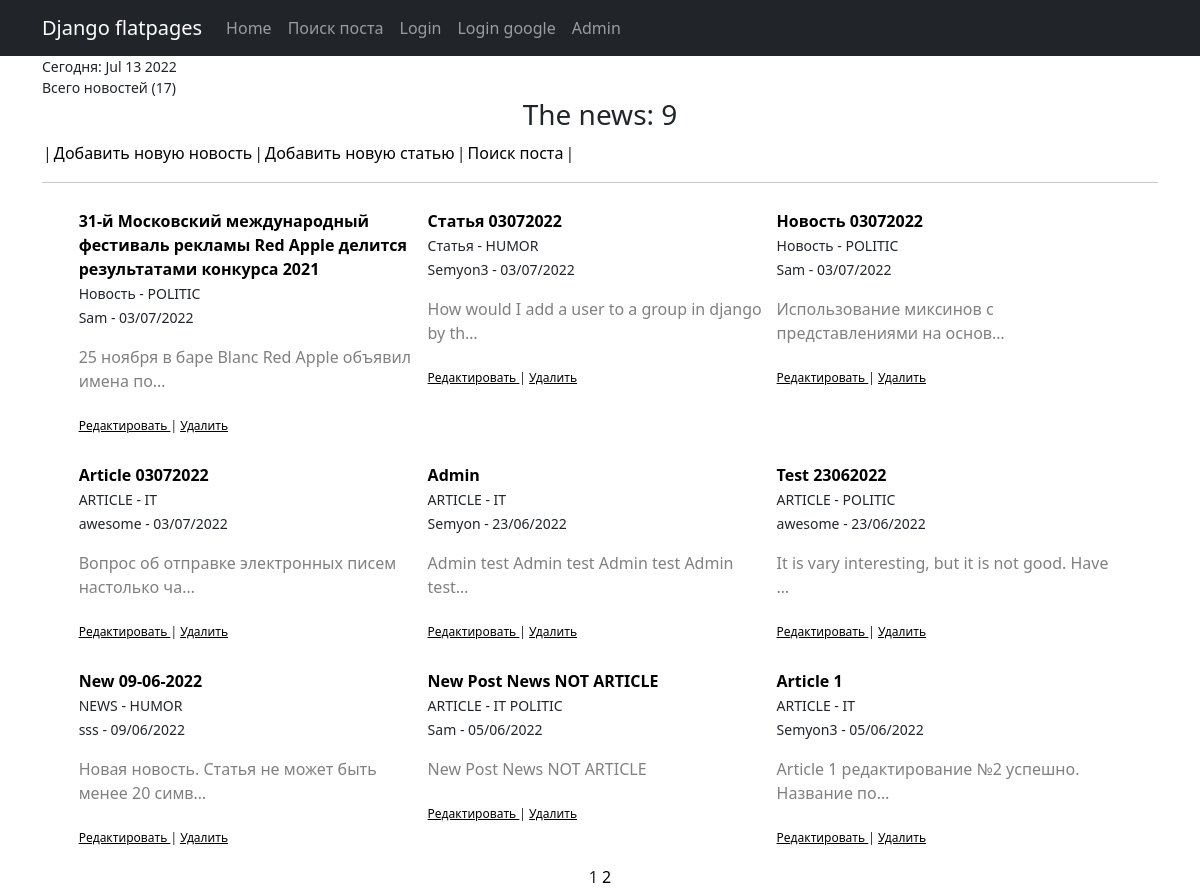
The page /news/ on the database as committed earlier.
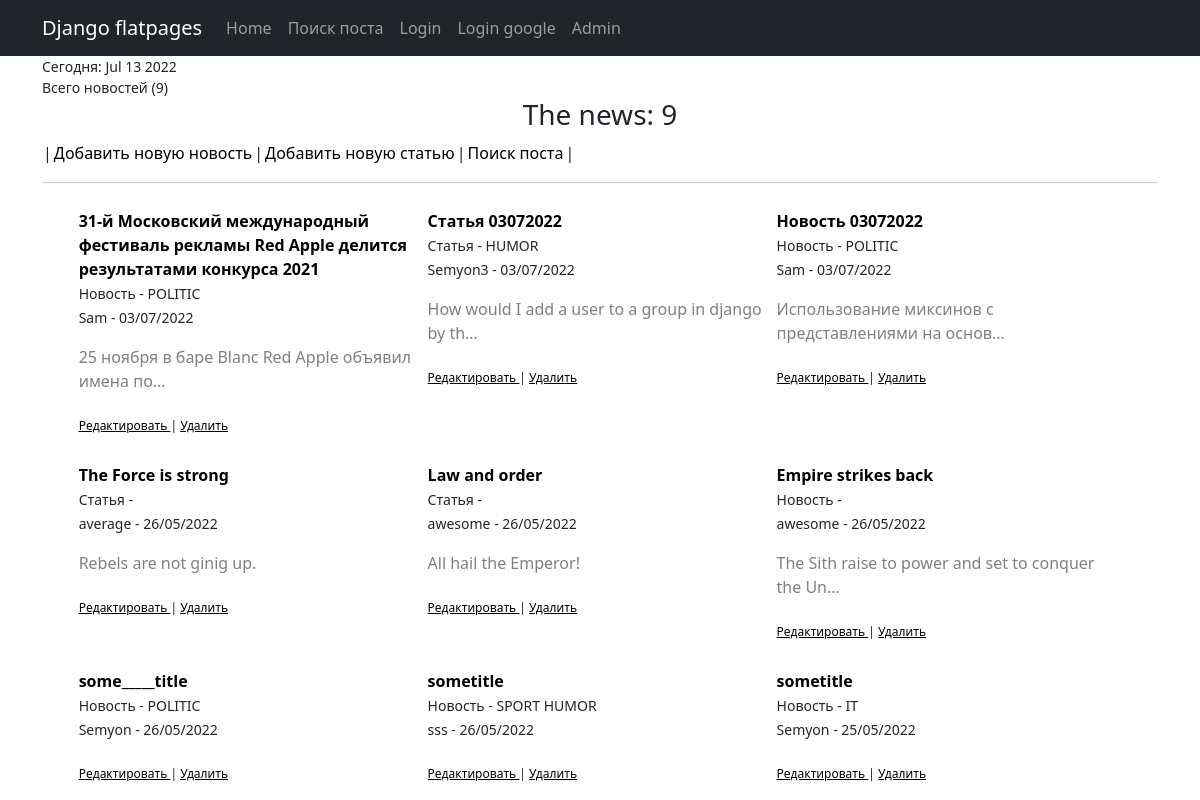
The same page on the database as committed later.
### news/models.py (models this page shows, shortened)
class Post(models.Model):
    author = models.ForeignKey(Author, on_delete=models.CASCADE)
    NEWS = 'NW'
    ARTICLE = 'AR'
    CAT_CHOICES = (
        (NEWS, 'Новость'),
        (ARTICLE, 'Статья'),
    )
    type = models.CharField(max_length=2, choices=CAT_CHOICES, default=ARTICLE)
    date = models.DateTimeField(auto_now_add=True)
    category = models.ManyToManyField(Category, through='PostCategory')
    text = models.TextField(default='')
    title = models.CharField(max_length=255)
    rating = models.SmallIntegerField(default=0)

class Category(models.Model):
    name = models.CharField(max_length=255, unique=True)
    subscribers = models.ManyToManyField(User, through='CatSub', blank=True)
    def __str__(self):
        return f'{self.name}'

class Author(models.Model):
    username = models.OneToOneField(User, on_delete=models.CASCADE)
    rating = models.SmallIntegerField(default=0)

### news/views.py (the view)
# urls.py: path('', NewsList.as_view(), name='news_list'),  # т. к. сам по себе это класс, то нам надо представить этот класс в виде view. Для этого вызываем метод as_view
class NewsList(ListView):
    model = Post  # указываем модель, объекты которой мы будем выводить
    template_name = 'news.html'  # шаблон, в котором будет лежать HTML, в котором будут все инструкции о том, как именно пользователю должны вывестись наши объекты
    context_object_name = 'news' # список объектов данной модели из БД, для дальнейшей работы с ним в html-шаблоне
    ordering = ['-date']
    paginate_by = 9  # постраничный вывод
    form_class = PostForm  # добавляем форм класс, чтобы получать доступ к форме через метод POST
    def get_context_data(self, **kwargs):
        context = super().get_context_data(**kwargs)
        context['filter'] = PostFilter(self.request.GET,
                                       queryset=super().get_queryset())  # вписываем наш фильтр в контекст
        return context

### news/templatetags/custom_filters.py (called while the page is built)
@register.filter(name='censor') # регистрируем наш фильтр под именем Censor, чтоб django понимал, что это именно фильтр, а не простая функция
def Censor(value): # первый аргумент здесь это то значение, к которому надо применить фильтр, второй аргумент — это аргумент фильтра, т. е. примерно следующее будет в шаблоне value|Censor
    STRONG_WORDS = ["php", "редиска"]
    if not isinstance(value, str):
        raise ValueError('Нельзя цензурировать не строку')
    for word in STRONG_WORDS:
        value = value.replace(word[1:], '*' * (len(word)-1))
    return value

### news/templatetags/custom_tags.py (called while the page is built)
@register.simple_tag()
def current_time(format_string='%b %d %Y'):
    return datetime.utcnow().strftime(format_string)

@register.simple_tag(takes_context=True) #сообщаем Django, что для работы тега требуется передать контекст
def url_replace(context, **kwargs):
    d = context['request'].GET.copy() #скопировать все параметры текущего запроса
    for k, v in kwargs.items():
        d[k] = v #по указанным полям устанавливаем новые значения
    return d.urlencode()

### templates/news.html (shortened to what this page needs)
{% extends 'flatpages/default.html' %}
{% load custom_tags %}
{% load custom_filters %}
{% block content %}
<small class="str"> Сегодня: {% current_time '%b %d %Y' %}</small>
<small class="str"> Всего новостей ({{filter.qs|length}})</small>
<h3> The news: <span> {{ news|length }} </span> </h3>
<table>
    <td>|</td>
    <td><a href="{% url 'new_create' %}"> Добавить новую новость </a><br></td>
    <td>|</td>
    <td><a href="{% url 'article_create' %}"> Добавить новую статью </a><br></td>
    <td>|</td>
    <td><a href="{% url 'search' %}"> Поиск поста </a><br></td>
    <td>|</td>
</table>
<hr>
{% if news %}
    {% for new in news %}
        <div class="news">
            <strong class="str">
                <a href="{% url 'new' new.id %}"> {{ new.title|censor }} </a>
            </strong>
            <div class="str">
                <small>
                    {{ new.get_type_display }} -
                    {% for category in new.category.all %}
                            {{ category }}
                    {% endfor %}
                </small>
            </div>
            <div class="str">
                <small>
                    {{ new.author.username }} - {{ new.date|date:'d/m/Y' }}
                </small>
            </div>
            <p>
            <div class="grey">
                {{ new.text|truncatechars:50 }}
            </div>
            <p>
            <div class="str">
            <sub>
                {% if new.type == 'NEWS' %}
                    <a href="{% url 'new_update' new.id %}"><u> Редактировать </u></a>
                    |
                    <a href="{% url 'new_delete' new.id %}"><u> Удалить </u></a>
                {% else %}
                    <a href="{% url 'article_update' new.id %}"><u> Редактировать </u></a>
                    |
                    <a href="{% url 'article_delete' new.id %}"><u> Удалить </u></a>
                {% endif %}
            </sub>
            </div>
        </div>
    {% endfor %}
{% else %}
    <h2>НОВОСТЕЙ НЕТ!</h2>
{% endif %}
<div>
    {% if is_paginated %}
        {{ page_obj.number }}
        {% if page_obj.has_next %}
            <a href="?{% url_replace page=page_obj.next_page_number %}">{{ page_obj.next_page_number }}</a>
        {% endif %}
    {% endif %}
</div>
{% endblock content %}

Rows that differ between the two databases and show on the page:
removed Post: title|censor "Article 03072022", type "ARTICLE", author.username "awesome", date "03/07/2022", text "Вопрос об отправке электронных писем настолько ча…", shows "Редактировать", Category (name "IT")
removed Post: title|censor "Admin", type "ARTICLE", author.username "Semyon", date "23/06/2022", text "Admin test Admin test Admin test Admin test…", shows "Редактировать", Category (name "IT")
removed Post: title|censor "Test 23062022", type "ARTICLE", author.username "awesome", date "23/06/2022", text "It is vary interesting, but it is not good. Have …", shows "Редактировать", Category (name "POLITIC")
removed Post: title|censor "New 09-06-2022", type "NEWS", author.username "sss", date "09/06/2022", text "Новая новость. Статья не может быть менее 20 симв…", shows "Редактировать", Category (name "HUMOR")
removed Post: title|censor "New Post News NOT ARTICLE", type "ARTICLE", author.username "Sam", date "05/06/2022", text "New Post News NOT ARTICLE", shows "Редактировать", Category (name "IT"), Category (name "POLITIC")
removed Post: title|censor "Article 1", type "ARTICLE", author.username "Semyon3", date "05/06/2022", text "Article 1 редактирование №2 успешно. Название по…", shows "Редактировать", Category (name "IT")
now on this page (row unchanged): Post: title|censor "The Force is strong", type "Статья", author.username "average", date "26/05/2022", text "Rebels are not ginig up.", shows "Редактировать"
now on this page (row unchanged): Post: title|censor "Law and order", type "Статья", author.username "awesome", date "26/05/2022", text "All hail the Emperor!", shows "Редактировать"
now on this page (row unchanged): Post: title|censor "Empire strikes back", type "Новость", author.username "awesome", date "26/05/2022", text "The Sith raise to power and set to conquer the Un…", shows "Редактировать"
now on this page (row unchanged): Post: title|censor "some_____title", type "Новость", author.username "Semyon", date "26/05/2022", shows "Редактировать", Category (name "POLITIC")
now on this page (row unchanged): Post: title|censor "sometitle", type "Новость", author.username "sss", date "26/05/2022", shows "Редактировать", Category (name "HUMOR")
now on this page (row unchanged): Category: name "SPORT", shown under "sometitle"
now on this page (row unchanged): Post: title|censor "sometitle", type "Новость", author.username "Semyon", date "25/05/2022", shows "Редактировать", Category (name "IT")
Other text that changed with them:
{{ filter.qs|length }}: "17" → "9"
{{ page_obj.number }}: "1" → (not shown)
{{ page_obj.next_page_number }}: "2" → (not shown)
